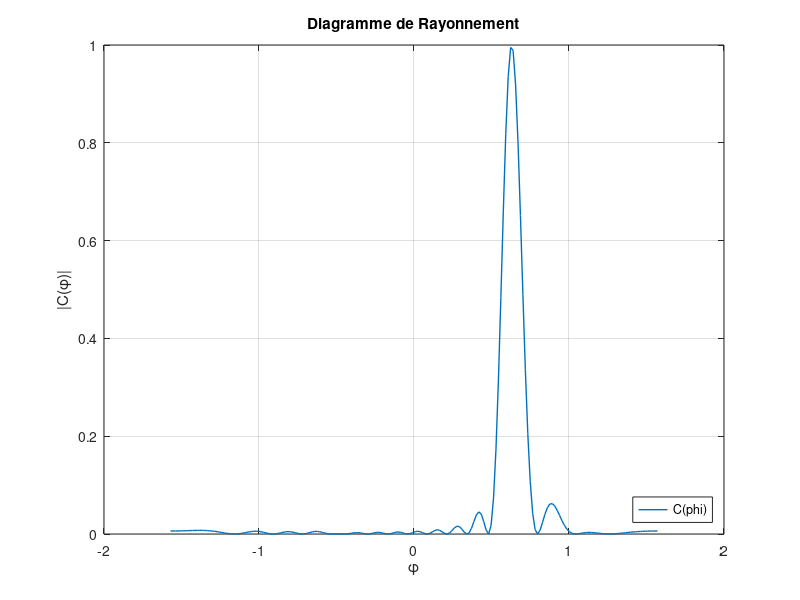

The MATLAB source for this figure: (Note: this script raises an error after producing the figure.)
%% ANTENNES INTELIGENTES TP
%   Vecteur optimale :
%
%               inv(Rib)*v(phi)    
%   w(m) = -------------------------
%           v(phi)'inv(Rib)v(phi)
%           
%
%% VARIABLES GLOBALES
clc
clear all; % effacement de toutes les variables de l�espace travail
close all; % fermeture de tous les fichiers (�ventuellement) ouverts
global NOMBRE_ANTENNES; % nombre total de capteurs de l�antenne
global BINARY_DATA_RATE; % d�bit de la source binaire transmise
global FACTEUR_SURECH; % facteur de sur-�chantillonnage au r�cepteur
global ROLL_OFF_FACTOR; % facteur de retomb�e des filtres en cosinus sur-�l�v�
global SAMPLING_FREQ; % fr�quence d��chantillonage du signal au r�cepteur
global BAUD_RATE; % rapidit� de modulation des donn�es transmises

%% INIT PARAMETRES

%=============================================================================
% 1- Exemple d�initialisation des ces param�tres
%=============================================================================
ROLL_OFF_FACTOR=0.3;
NOMBRE_ANTENNES=16;
FACTEUR_SURECH=2;
BANDWIDTH=200e3;
DUREE_SYMBOLE=1/BANDWIDTH;
BAUD_RATE=1/DUREE_SYMBOLE; 
SAMPLING_FREQ=FACTEUR_SURECH*BAUD_RATE;
d_sur_lambda =.5;
M = 16;

%toujours un vecteur c'est un vecteur colonne

Phis = pi/5;%20*pi/180; % dangle d�incidence du signal utile
Phi1 = -30*pi/180 % angle d�incidence du premier interf�rent
Phi2 = 60*pi/180 %  angale d�incidence du second interf�rent
RSB = 300; % rapport de puissance (en dB) entre le signal utile
% et le bruit au niveau de chaque capteur
RSI1 = 300 % rapport de puissance (en dB) entre le signal utile et l�interf�rent n?1
RSI2 = 300 % rapport de puissance (en dB) entre le signal utile et l�interf�rent n?2
%% CONSTRUCTION OF VECTEUR OPTIMALE
 
nombre_points = 200;    %nombre de points de la discretization
phi = linspace(-pi/2,pi/2,nombre_points); 
v = zeros(M,1);%
vs = zeros(M,1);%
v1 = zeros(M,1);%
v2 = zeros(M,1);%

M_const = 1/sqrt(M);
w = ones(size(v,1),1);
for m = 1:size(v,1)
 v1(m) = M_const*exp(-1i*2*pi*d_sur_lambda*(m-1)*sin(Phi1));
 v2(m) = M_const*exp(-1i*2*pi*d_sur_lambda*(m-1)*sin(Phi2));
 vs(m) = M_const*exp(-1i*2*pi*d_sur_lambda*(m-1)*sin(Phis));
end  
Rib = ((M/RSI2).*v1*v1'+(M/RSI2).*v2*v2'+(1/RSB).*eye(M));
Rib_inv = inv(Rib);
w = (Rib_inv*vs)/(vs'*Rib_inv*vs);
 
for i = 1:size(phi,2)
    for m = 1:size(v,1) 
     v(m) = M_const*exp(-1i*2*pi*d_sur_lambda*(m-1)*sin(phi(i))); %li:i complex 
    end  
    C(i) = w'*v*v'*w;
end


%plot some data
figure(); 
plot(phi,(C),'LineWidth',1);
grid on
legend('C(phi)', 'Location', 'SouthEast');
xlabel('\phi');
ylabel('|C(\phi)|');
title('Diagramme de Rayonnement');

figure();
TracePolar(phi,(C), -50);
legend('C(phi)', 'Location', 'SouthEast');
title('Diagramme de Rayonnement');

loglog(phi,abs(C),'-b','LineWidth',1);
grid on
legend('C(phi)', 'Location', 'SouthEast');
xlabel('log \phi');
ylabel('log |C(\phi)|');    
title('Diagramme de Rayonnement (log-log)');
%% GENERATION DE SIGNALES

%=============================================================================
% 2- G�n�ration des signaux sur l�ensemble des capteurs
%=============================================================================

[MatriceR,MatriceS,x,BinaireIn,PenteSCurve] = ...
    GeneSignaux(Phis,Phi1,Phi2,RSB,RSI1,RSI2);

y = zeros(1,size(x,2));
for id =1:size(x,2)
    y(id) = w'* x(:,id);
end

%diagramme de l'oeil pour l' entree
 eyediagram(x(1,:),FACTEUR_SURECH) ;
% %diagramme de l'oeil pour la sortie
 eyediagram(y,FACTEUR_SURECH);

%% RAPPORT  PUISSANCE SIGNAl - BRUIT

%output
a = 3.0075;
b = 3.03525;
%input
aa = 0.73625;
bb = 0.7375;
Ps_out = a*a+b*b;
Ps_in  = aa*aa+bb*bb;

G = Ps_out/Ps_in

%% Calcul du vecteur de pondérations optimales





%% DOCUMENTATION

h = get(0,'children');
for i=length(h):-1:1
  saveas(h(i), ['exo3_' num2str(length(h)+1-i)], 'png');
end






